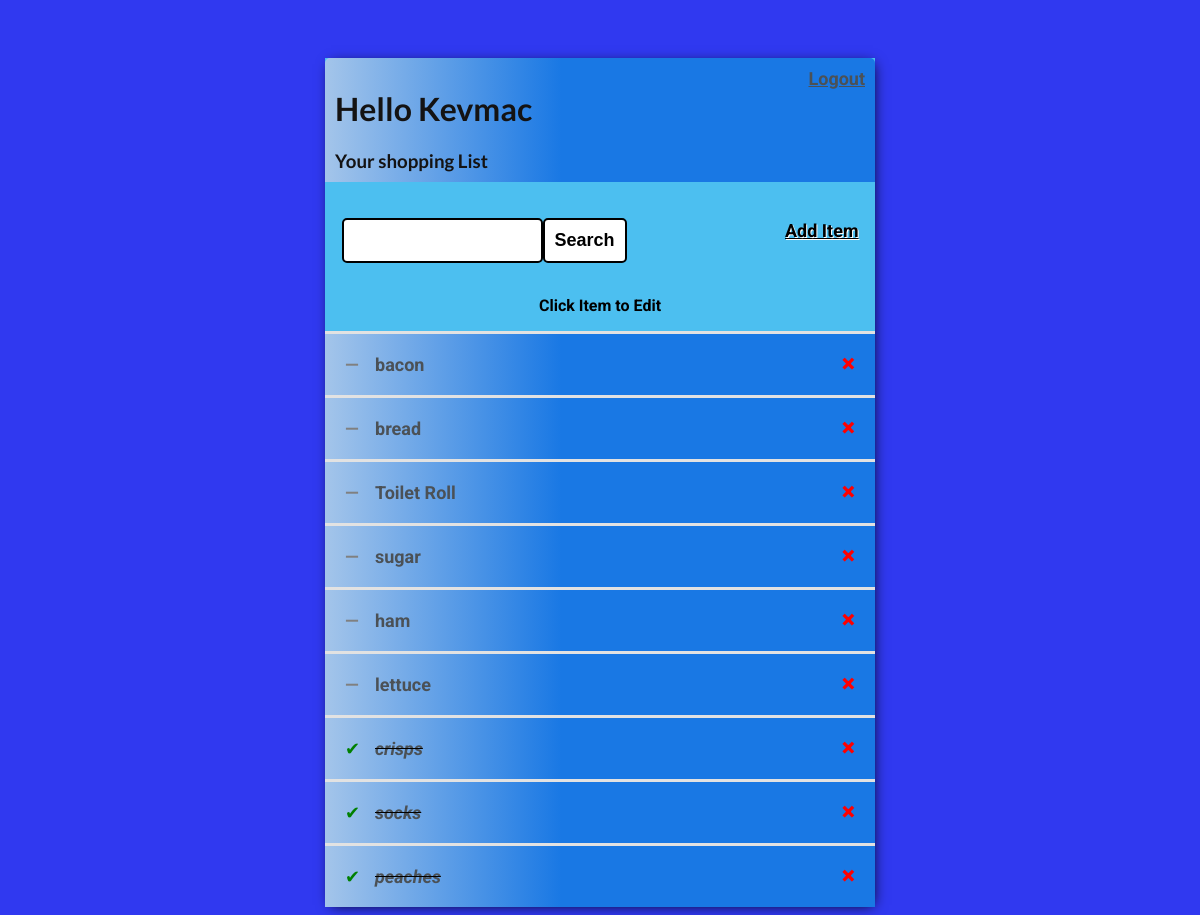
Page / (signed in) on the earlier database version.
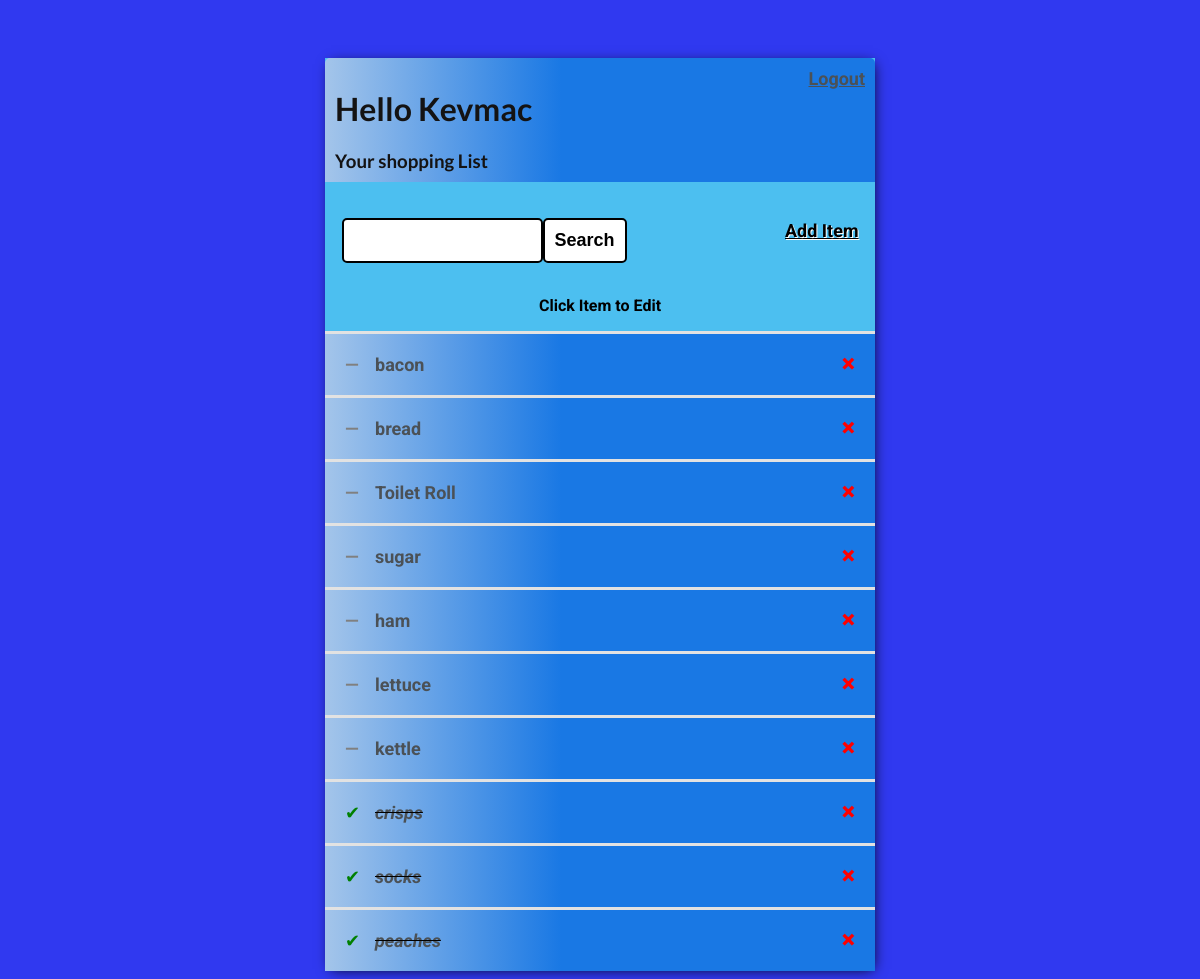
Same page on the later database version.
### shop_app/models.py (models this page shows)
class Task(models.Model):
    user = models.ForeignKey(User, on_delete=models.CASCADE, null=True,
                             blank=True)
    title = models.CharField(max_length=100)
    description = models.TextField(null=True, blank=True)
    complete = models.BooleanField(default=False)
    created = models.DateTimeField(auto_now_add=True)
    def __str__(self):
        return self.title
    class Meta:
        ordering = ['complete']

### shop_app/views.py (the view)
# urls.py: path('', TaskList.as_view(), name='tasks'),
class TaskList(LoginRequiredMixin, ListView):
    model = Task
    context_object_name = 'tasks'
    def get_context_data(self, **kwargs):
        context = super().get_context_data(**kwargs)
        context['tasks'] = context['tasks'].filter(user=self.request.user)
        search_input = self.request.GET.get('Search-field') or ''
        if search_input:
            context['tasks'] = context['tasks'].filter(
                title__istartswith=search_input)
        context['search_input'] = search_input
        return context

### shop_app/templates/shop_app/task_list.html (shortened to what this page needs)
<!DOCTYPE html>
<html lang="en">
<head>
</head>
{% extends 'shop_app/main.html' %}
{% block content %}
<header>
<div class="header-bar">
    <div>
        <h1>Hello {{request.user|title}}</h1>
        <h3 style="margin:0">Your shopping List</h3>
    </div>
{% if request.user.is_authenticated %}
<a style="font-size: large" href="{% url 'logout' %}">Logout</a>
{% else %}
<a style="font-size: large" href="{% url 'login' %}">Login</a>
{% endif %}
</div>
</header>
<main>
<div id="search-add-wrapper">
    <form method="GET" style="margin-top: 20px; display:flex">
        <input type="text" name='Search-field' aria-label="Search" value="{{search_input}}">
        <input class="button" type="submit" value='Search' id="search-button" name="search-button">
    </form>
    <a id="add-link" href="{% url 'create-item' %}"> Add Item </a>
</div>
<p style="text-align:center; font-weight: bold; color: black" >Click Item to Edit</p>
<div class="shop-items-wrapper">
    {% for task in tasks %}
        <div class="item-wrapper">
            {% if task.complete %}
            <div class="item-title">
                <div class="item-complete-icon">&#10004;</div>
                <i><s><a href="{% url 'edit-item' task.id %}">{{task}}</a></s></i>
            </div>
            <a title="Remove Item" class="remove-item" href="{% url 'remove-item' task.id %}">&#215;</a>
            {% else %}
            <div class="item-title">
                <div class="item-incomplete-icon">&#8212;</div>
                <a href="{% url 'edit-item' task.id %}">{{task}}</a>
            </div>
            <a title="Remove Item" class="remove-item" href="{% url 'remove-item' task.id %}">&#215;</a>
            {% endif %}
        </div>
        {% empty %}
        <h3>No more items in Shopping List</h3>
        {% endfor %}
</div>
</main>
</html>
{% endblock content %}

Differences in the rows shown:
added Task: title "kettle"
